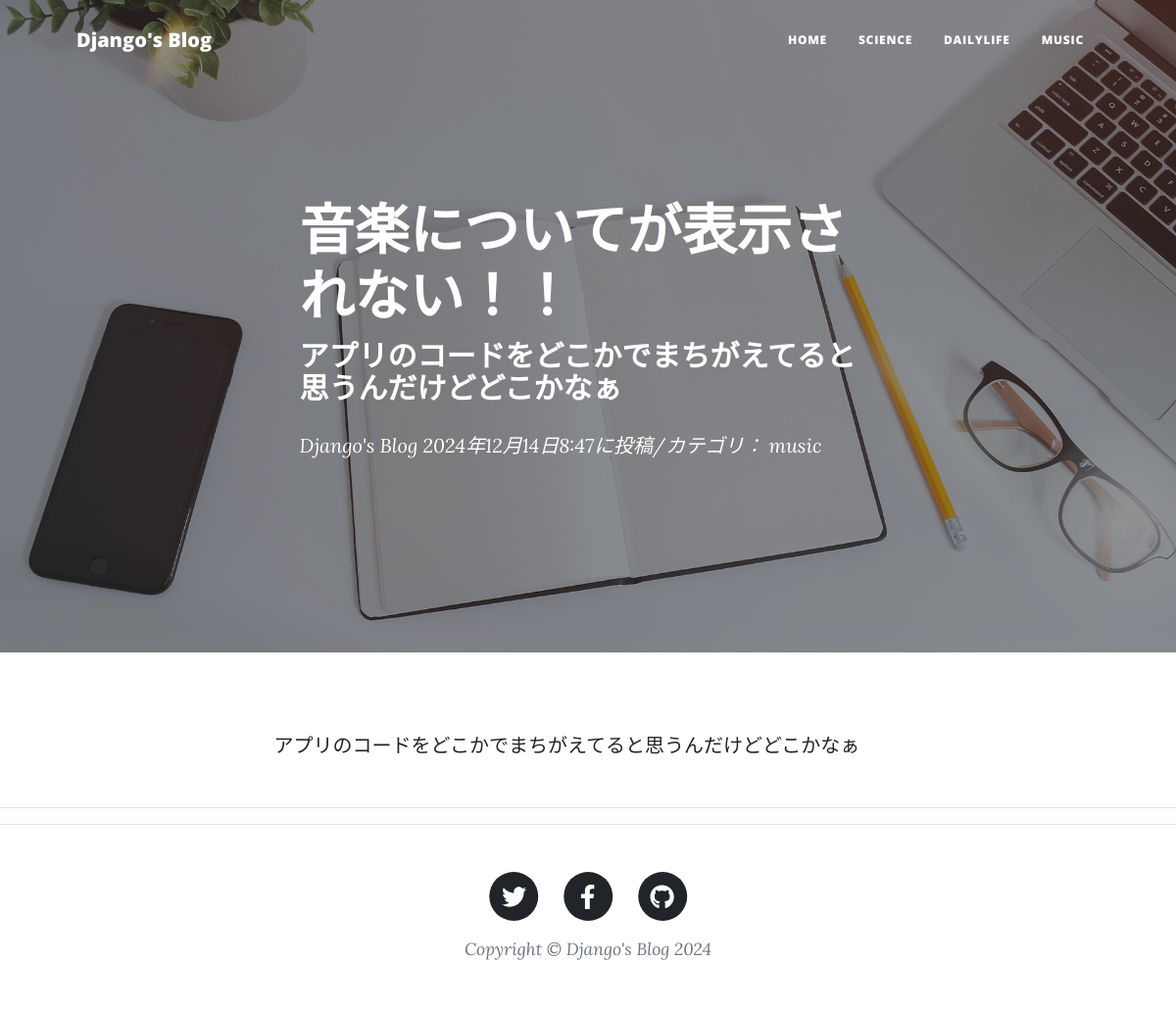
/blog-detail/6/, run on the app's committed database.
### blog/models.py (models this page shows, shortened)
class BlogPost(models.Model):
    CATEGORY = (('science','科学のこと'),('dailylife','日常のこと'),('music','音楽のこと'))
    title = models.CharField(
        verbose_name='タイトル',    #フィールドのタイトル
        max_length=200             #最大文字数は200
    )
    content = models.TextField(
        verbose_name='本文'         #フィールドのタイトル
    )
    posted_at = models.DateTimeField(
        verbose_name='投稿日時',     #フィールドのタイトル
        auto_now_add=True           #日時を自動追加
    )
    category = models.CharField(
        verbose_name='カテゴリ',    #フィールドのタイトル
        max_length=50,             #最大文字数は50
        choices=CATEGORY
    )

### blog/views.py (the view)
class BlogDetail(DetailView):
    template_name = 'post.html'
    model = BlogPost

### blog/templates/post.html (shortened to what this page needs)
{% extends 'base.html' %}
{% load static %}
        {% block header %}
        <header class="masthead" style="background-image: url('{% static 'assets/img/home-bg.jpg' %}')">
            <div class="container position-relative px-4 px-lg-5">
                <div class="row gx-4 gx-lg-5 justify-content-center">
                    <div class="col-md-10 col-lg-8 col-xl-7">
                        <div class="post-heading">
                            <h1>{{object.title}}</h1>
                            <h2 class="subheading">{{object.content|truncatechars:30}}</h2>
                            <span class="meta">
                            <a href="{% url 'blog:index' %}">Django's Blog</a>
                            {{object.posted_at}}に投稿/カテゴリ：
                            {{object.category}}</span>
                        </div>
                    </div>
                </div>
            </div>
        </header>
        {% endblock %}
        {% block contents %}
        <article>
            <div class="container">
                <div class="row">
                    <div class="col-md-10 col-lg-8 col-xl-7 mx-auto">
                        <p>{{object.content}}</p>
                    </div>
                </div>
            </div>
        </article>
        <hr>
        {% endblock %}

### data on the page
BlogPost: title "音楽についてが表示されない！！", content "アプリのコードをどこかでまちがえてると思うんだけどどこかなぁ", posted_at "2024年12月14日8:47", category "music"
